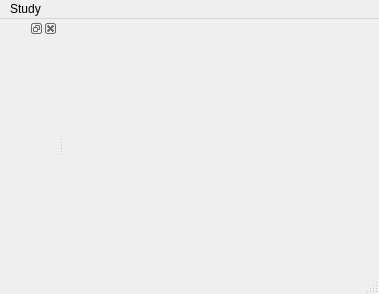
<?xml version="1.0" encoding="UTF-8"?>
<ui version="4.0">
 <class>MainWindow</class>
 <widget class="QMainWindow" name="MainWindow">
  <property name="geometry">
   <rect>
    <x>0</x>
    <y>0</y>
    <width>379</width>
    <height>294</height>
   </rect>
  </property>
  <property name="windowTitle">
   <string>MOLONAVIZ</string>
  </property>
  <widget class="QWidget" name="centralwidget"/>
  <widget class="QMenuBar" name="menubar">
   <property name="geometry">
    <rect>
     <x>0</x>
     <y>0</y>
     <width>379</width>
     <height>21</height>
    </rect>
   </property>
   <widget class="QMenu" name="menuStudy">
    <property name="title">
     <string>Study</string>
    </property>
    <addaction name="actionCreate_Study"/>
    <addaction name="actionOpen_Study"/>
    <addaction name="separator"/>
    <addaction name="actionExit"/>
   </widget>
   <addaction name="menuStudy"/>
  </widget>
  <widget class="QStatusBar" name="statusbar"/>
  <widget class="QDockWidget" name="dockSensors">
   <attribute name="dockWidgetArea">
    <number>1</number>
   </attribute>
   <widget class="QWidget" name="dockWidgetContents"/>
  </widget>
  <action name="actionCreate_Study">
   <property name="text">
    <string>Create Study</string>
   </property>
  </action>
  <action name="actionOpen_Study">
   <property name="text">
    <string>Open Study</string>
   </property>
  </action>
  <action name="actionExit">
   <property name="text">
    <string>Exit</string>
   </property>
  </action>
 </widget>
 <resources/>
 <connections>
  <connection>
   <sender>actionExit</sender>
   <signal>triggered()</signal>
   <receiver>MainWindow</receiver>
   <slot>close()</slot>
   <hints>
    <hint type="sourcelabel">
     <x>-1</x>
     <y>-1</y>
    </hint>
    <hint type="destinationlabel">
     <x>189</x>
     <y>146</y>
    </hint>
   </hints>
  </connection>
 </connections>
</ui>
